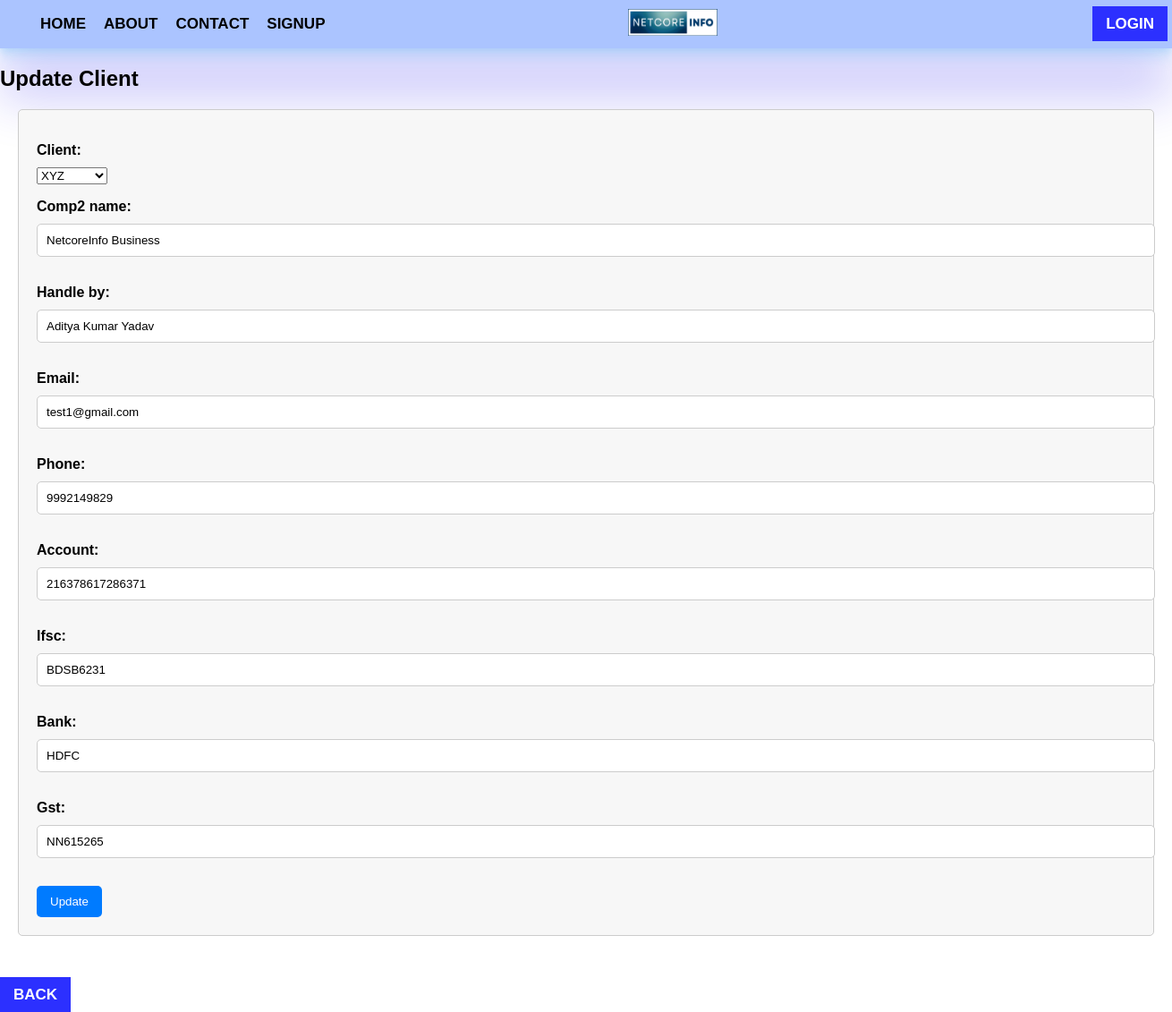
The app's page /update_client/2/ with its own data.
### sitecode/models.py (models this page shows, shortened)
class AddClient(models.Model):
    client = models.ForeignKey(Client, on_delete=models.SET_NULL, blank=True, null=True)
    comp2_name = models.CharField(max_length=50)
    handle_by = models.CharField(max_length=30)
    email = models.CharField(max_length=50)
    phone = models.CharField(max_length=13)
    account = models.CharField(max_length=20)
    ifsc = models.CharField(max_length=20)
    bank = models.CharField(max_length=40)
    gst = models.CharField(max_length=15)
    class Meta:
        db_table = 'providers'

### sitecode/views.py (the view)
# urls.py: path('update_client/<int:item_id>/', update_client, name='update_client'),
def update_client(request, item_id):
    client = AddClient.objects.get(pk=item_id)
    if request.method == 'POST':
        form = ClientData(request.POST, instance=client)
        if form.is_valid():
            form.save()
            return redirect('dashboard')
    else:
        form = ClientData(instance=client)
    context = {'form': form}
    return render(request, 'update_client.html', context)

### sitecode/forms.py
class ClientData(forms.ModelForm):
    class Meta:
        model = AddClient
        fields = ('client', 'comp2_name', 'handle_by', 'email', 'phone', 'account', 'ifsc', 'bank', 'gst')  # Include all fields
    def __init__(self, *args, **kwargs):
        super(ClientData, self).__init__(*args, **kwargs)
        self.fields['client'].widget.attrs['class'] = 'form-control'
        self.fields['comp2_name'].widget.attrs['class'] = 'form-control'
        self.fields['handle_by'].widget.attrs['class'] = 'form-control'
        self.fields['email'].widget.attrs['class'] = 'form-control'
        self.fields['phone'].widget.attrs['class'] = 'form-control'
        self.fields['account'].widget.attrs['class'] = 'form-control'
        self.fields['ifsc'].widget.attrs['class'] = 'form-control'
        self.fields['bank'].widget.attrs['class'] = 'form-control'
        self.fields['gst'].widget.attrs['class'] = 'form-control'

### sitecode/models.py (called while the page is built)
    def __str__(self):
        return self.comp_name

### sitecode/templates/update_client.html (shortened to what this page needs)
{% extends "base.html" %}
{% block body %}
<h2>Update Client</h2>
<form method="post">
  {{ form.as_p }}
  <button type="submit">Update</button>
</form>
<br>
<br>
<a href="{% url 'clientdetail' %}" class="header-btn">Back</a>
{% endblock body %}

### static/css/main.css (style rules this page uses)
body { padding: 0; margin: 0; box-sizing: border-box; font-family: sans-serif; }
a { text-decoration: none; color: black; }
.header-btn { padding: 10px 15px; background: rgb(44, 48, 255); color: white; font-size: 17px; font-weight: bolder; text-transform: uppercase; }

### sitecode/templates/update_client.html (style rules this page uses)
form { margin: 20px; padding: 20px; border: 1px solid #ccc; border-radius: 5px; background-color: #f7f7f7; }
label { display: block; margin-bottom: 10px; font-weight: bold; }
input[type="text"], input[type="email"] { width: 100%; padding: 10px; margin-bottom: 15px; border: 1px solid #ccc; border-radius: 5px; }
button[type="submit"] { background-color: #007bff; color: #fff; padding: 10px 15px; border: none; border-radius: 5px; cursor: pointer; }

### records on screen
AddClient: client "XYZ", comp2_name "NetcoreInfo Business", handle_by "Aditya Kumar Yadav", email "test1@gmail.com", phone "9992149829", account "216378617286371", ifsc "BDSB6231", bank "HDFC", gst "NN615265"
